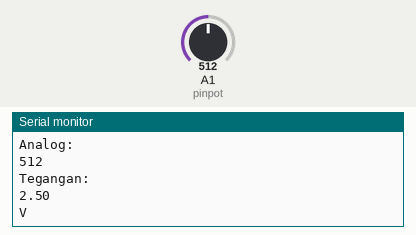
Simulated run of this sketch. Board: Arduino Uno, built with avr-gcc and run on an emulated ATmega328P. On the bench: the last lines printed to the serial monitor. The inputs (shaded band) are chosen by the test bench; at power-on: A1 (pinpot) = 512.

Above: at 1.3 s.
1.4 s: A1 (pinpot) set to 716
At 1.82 s:
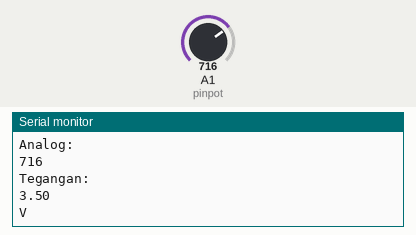
2.9 s: A1 (pinpot) set to 900
At 3.33 s:
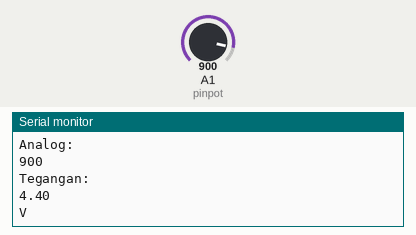
Timing chart, 0 to 5.9 s (numbered marks = the images above; inputs shaded):
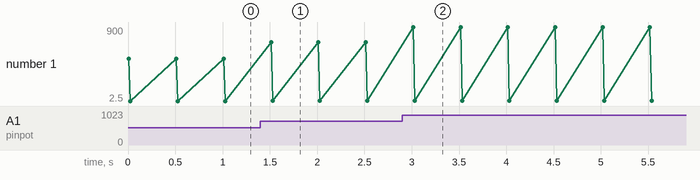

Measured:
- after the input at 1.4 s, the serial monitor: prints a new line after 0.11 s (image 1)
- after the input at 2.9 s, the serial monitor: prints a new line after 0.11 s (image 2)
- plotted number 1: 2.5 → 3.5 after the input at 1.4 s, 3.5 → 4.4 after the input at 2.9 s

The sketch:

AnalogVolt.ino
```cpp
int pinpot = A1;
int nilaipot;
float volt;
void setup() {
  // put your setup code here, to run once:
 Serial.begin(9600);
}
void loop() {
  // put your main code here, to run repeatedly:
  nilaipot = analogRead(pinpot);
  volt = nilaipot * (5.0 / 1023.0);
  Serial.println("Analog:");
  Serial.println(nilaipot);
  Serial.println("Tegangan:");
  Serial.println(volt);
  Serial.println("V");
  delay(500);
}
```
